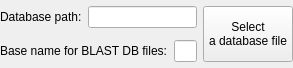
<?xml version="1.0" encoding="UTF-8"?>
<ui version="4.0">
 <class>BlastDBSelectorWidget</class>
 <widget class="QWidget" name="BlastDBSelectorWidget">
  <property name="geometry">
   <rect>
    <x>0</x>
    <y>0</y>
    <width>293</width>
    <height>68</height>
   </rect>
  </property>
  <property name="windowTitle">
   <string>Form</string>
  </property>
  <layout class="QGridLayout" name="gridLayout">
   <property name="leftMargin">
    <number>0</number>
   </property>
   <property name="topMargin">
    <number>0</number>
   </property>
   <property name="rightMargin">
    <number>0</number>
   </property>
   <property name="bottomMargin">
    <number>0</number>
   </property>
   <item row="0" column="0">
    <layout class="QHBoxLayout" name="horizontalLayout_2">
     <item>
      <widget class="QLabel" name="label_14">
       <property name="text">
        <string>Database path:</string>
       </property>
      </widget>
     </item>
     <item>
      <widget class="QLineEdit" name="databasePathLineEdit"/>
     </item>
    </layout>
   </item>
   <item row="0" column="1" rowspan="2">
    <widget class="QPushButton" name="selectDatabasePushButton">
     <property name="sizePolicy">
      <sizepolicy hsizetype="Minimum" vsizetype="Preferred">
       <horstretch>0</horstretch>
       <verstretch>0</verstretch>
      </sizepolicy>
     </property>
     <property name="minimumSize">
      <size>
       <width>90</width>
       <height>0</height>
      </size>
     </property>
     <property name="text">
      <string>Select
a database file</string>
     </property>
    </widget>
   </item>
   <item row="1" column="0">
    <layout class="QHBoxLayout" name="horizontalLayout_5">
     <item>
      <widget class="QLabel" name="label_5">
       <property name="text">
        <string>Base name for BLAST DB files:</string>
       </property>
      </widget>
     </item>
     <item>
      <widget class="QLineEdit" name="baseNameLineEdit"/>
     </item>
    </layout>
   </item>
  </layout>
 </widget>
 <resources/>
 <connections/>
</ui>
